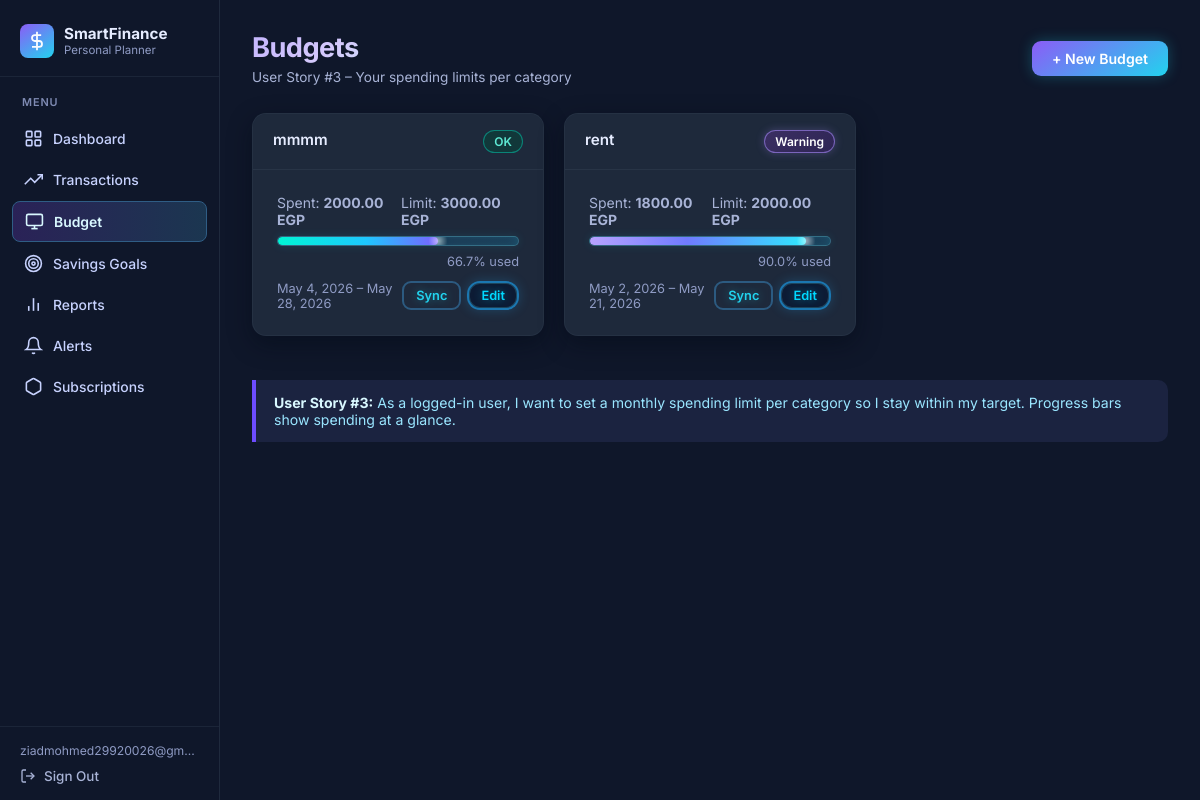
Screenshot of /budgets/ (signed in) with the database file from the repository.
### budget/models.py (models this page shows, shortened)
class Budget(models.Model):
    user            = models.ForeignKey(User, on_delete=models.CASCADE)
    category        = models.CharField(max_length=100)
    limit_amount    = models.DecimalField(max_digits=10, decimal_places=2)
    spent_amount    = models.DecimalField(max_digits=10, decimal_places=2, default=0)
    alert_threshold = models.IntegerField(default=90)  # warn at this % of the limit
    start_date      = models.DateField()
    end_date        = models.DateField()
    def get_percentage(self):
        if self.limit_amount == 0:
            return 0
        return round((self.spent_amount / self.limit_amount) * 100, 1)
    def check_limit(self):
        if self.limit_amount == 0:
            return 'ok'
        pct = (self.spent_amount / self.limit_amount) * 100
        if pct >= 100:
            return 'exceeded'
        elif pct >= self.alert_threshold:
            return 'warning'
        return 'ok'
    class Meta:
        ordering = ['category']

### budget/views.py (the view)
# urls.py: path('budgets/',              views.budget_list_view,   name='budget_list'),
@login_required
def budget_list_view(request):
    budgets = Budget.objects.filter(user=request.user)
    return render(request, 'budget/budget_list.html', {'budgets': budgets})

### budget/templates/budget/budget_list.html (shortened to what this page needs)
{% extends 'budget/base.html' %}
{% block content %}
<div class="page-header">
    <div>
        <h2>Budgets</h2>
        <p>User Story #3 – Your spending limits per category</p>
    </div>
    <a href="{% url 'create_budget' %}" class="btn btn-primary">+ New Budget</a>
</div>
{% if budgets %}
    <div class="grid-3">
        {% for b in budgets %}
        <div class="card">
            <div class="card-header" style="display:flex; justify-content:space-between;">
                <span>{{ b.category }}</span>
                {% if b.check_limit == 'exceeded' %}
                    <span class="badge badge-red">Exceeded!</span>
                {% elif b.check_limit == 'warning' %}
                    <span class="badge badge-orange">Warning</span>
                {% else %}
                    <span class="badge badge-green">OK</span>
                {% endif %}
            </div>
            <div class="card-body">
                <div style="display:flex; justify-content:space-between; margin-bottom:8px;">
                    <span style="font-size:0.875rem; color:#a8b3d6;">
                        Spent: <strong>{{ b.spent_amount }} EGP</strong>
                    </span>
                    <span style="font-size:0.875rem; color:#a8b3d6;">
                        Limit: <strong>{{ b.limit_amount }} EGP</strong>
                    </span>
                </div>
                <div class="progress-wrap" style="margin-bottom:8px;">
                    {% if b.check_limit == 'exceeded' %}
                        <div class="progress-bar progress-red"
                             data-width="{{ b.get_percentage }}"></div>
                    {% elif b.check_limit == 'warning' %}
                        <div class="progress-bar progress-yellow"
                             data-width="{{ b.get_percentage }}"></div>
                    {% else %}
                        <div class="progress-bar progress-green"
                             data-width="{{ b.get_percentage }}"></div>
                    {% endif %}
                </div>
                <div style="text-align:right; font-size:0.8rem; color:#8f9bc4; margin-bottom:12px;">
                    {{ b.get_percentage }}% used
                </div>
                <div style="display:flex; justify-content:space-between; align-items:center; font-size:0.8rem; color:#8f9bc4;">
                    <span>{{ b.start_date }} – {{ b.end_date }}</span>
                    <div style="display:flex; gap:6px;">
                        <a href="{% url 'recalculate_budget' b.id %}"
                           class="btn btn-sm btn-outline"
                           title="Sync spent amount from your transactions">Sync</a>
                        <a href="{% url 'edit_budget' b.id %}" class="btn btn-sm btn-cyan-neo">Edit</a>
                    </div>
                </div>
            </div>
        </div>
        {% endfor %}
    </div>
{% endif %}
<div class="info-box">
    <strong>User Story #3:</strong> As a logged-in user, I want to set a monthly spending limit
    per category so I stay within my target. Progress bars show spending at a glance.
</div>
{% endblock %}

### budget/templates/budget/base.html (shortened to what this page needs)
<!DOCTYPE html>
<html lang="en">
<head>
</head>
<body>
{% if user.is_authenticated %}
<aside class="sidebar">
    <div class="sidebar-brand">
        <div class="brand-icon">
            <svg viewBox="0 0 24 24" fill="none" stroke="currentColor" stroke-width="2">
                <line x1="12" y1="1" x2="12" y2="23"/><path d="M17 5H9.5a3.5 3.5 0 0 0 0 7h5a3.5 3.5 0 0 1 0 7H6"/>
            </svg>
        </div>
        <div class="brand-text">
            <div class="brand-name">SmartFinance</div>
            <div class="brand-sub">Personal Planner</div>
        </div>
    </div>
    <nav class="sidebar-nav">
        <div class="nav-section-label">Menu</div>
        <a href="{% url 'dashboard' %}"
           class="nav-item {% if request.resolver_match.url_name == 'dashboard' %}active{% endif %}">
            <svg class="nav-icon" viewBox="0 0 24 24" fill="none" stroke="currentColor" stroke-width="2">
                <rect x="3" y="3" width="7" height="7" rx="1"/><rect x="14" y="3" width="7" height="7" rx="1"/>
                <rect x="14" y="14" width="7" height="7" rx="1"/><rect x="3" y="14" width="7" height="7" rx="1"/>
            </svg>
            Dashboard
        </a>
        <a href="{% url 'transaction_list' %}"
           class="nav-item {% if request.resolver_match.url_name == 'transaction_list' or request.resolver_match.url_name == 'add_transaction' %}active{% endif %}">
            <svg class="nav-icon" viewBox="0 0 24 24" fill="none" stroke="currentColor" stroke-width="2">
                <polyline points="23 6 13.5 15.5 8.5 10.5 1 18"/><polyline points="17 6 23 6 23 12"/>
            </svg>
            Transactions
        </a>
        <a href="{% url 'budget_list' %}"
           class="nav-item {% if request.resolver_match.url_name == 'budget_list' or request.resolver_match.url_name == 'create_budget' %}active{% endif %}">
            <svg class="nav-icon" viewBox="0 0 24 24" fill="none" stroke="currentColor" stroke-width="2">
                <rect x="2" y="3" width="20" height="14" rx="2"/><line x1="8" y1="21" x2="16" y2="21"/>
                <line x1="12" y1="17" x2="12" y2="21"/>
            </svg>
            Budget
        </a>
        <a href="{% url 'goals' %}"
           class="nav-item {% if request.resolver_match.url_name == 'goals' or request.resolver_match.url_name == 'contribute' %}active{% endif %}">
            <svg class="nav-icon" viewBox="0 0 24 24" fill="none" stroke="currentColor" stroke-width="2">
                <circle cx="12" cy="12" r="10"/><circle cx="12" cy="12" r="6"/><circle cx="12" cy="12" r="2"/>
            </svg>
            Savings Goals
        </a>
        <a href="{% url 'reports' %}"
           class="nav-item {% if request.resolver_match.url_name == 'reports' %}active{% endif %}">
            <svg class="nav-icon" viewBox="0 0 24 24" fill="none" stroke="currentColor" stroke-width="2">
                <line x1="18" y1="20" x2="18" y2="10"/><line x1="12" y1="20" x2="12" y2="4"/>
                <line x1="6" y1="20" x2="6" y2="14"/>
            </svg>
            Reports
        </a>
        <a href="{% url 'alerts' %}"
           class="nav-item {% if request.resolver_match.url_name == 'alerts' %}active{% endif %}">
            <svg class="nav-icon" viewBox="0 0 24 24" fill="none" stroke="currentColor" stroke-width="2">
                <path d="M18 8A6 6 0 0 0 6 8c0 7-3 9-3 9h18s-3-2-3-9"/>
                <path d="M13.73 21a2 2 0 0 1-3.46 0"/>
            </svg>
            Alerts
        </a>
        <a href="{% url 'subscriptions' %}"
           class="nav-item {% if request.resolver_match.url_name == 'subscriptions' or request.resolver_match.url_name == 'pay_subscription' %}active{% endif %}">
            <svg class="nav-icon" viewBox="0 0 24 24" fill="none" stroke="currentColor" stroke-width="2">
                <path d="M21 16V8a2 2 0 0 0-1-1.73l-7-4a2 2 0 0 0-2 0l-7 4A2 2 0 0 0 3 8v8a2 2 0 0 0 1 1.73l7 4a2 2 0 0 0 2 0l7-4A2 2 0 0 0 21 16z"/>
            </svg>
            Subscriptions
        </a>
    </nav>
    <div class="sidebar-footer">
        <div class="sidebar-user-name">{{ user.email|default:user.username }}</div>
        <a href="{% url 'logout' %}" class="sidebar-signout">
            <svg width="16" height="16" viewBox="0 0 24 24" fill="none" stroke="currentColor" stroke-width="2">
                <path d="M9 21H5a2 2 0 0 1-2-2V5a2 2 0 0 1 2-2h4"/>
                <polyline points="16 17 21 12 16 7"/><line x1="21" y1="12" x2="9" y2="12"/>
            </svg>
            Sign Out
        </a>
    </div>
</aside>
<div class="main-wrapper">
{% endif %}
<main>
    {% block content %}{% endblock %}
</main>
{% if user.is_authenticated %}
</div>
{% else %}
</div>
{% endif %}
</body>
</html>

### rows the page displays
Budget: category "mmmm", alert_threshold "OK", spent_amount "2000.00", limit_amount "3000.00", get_percentage "66.7", start_date "May 4, 2026", end_date "May 28, 2026"
Budget: category "rent", alert_threshold "Warning", spent_amount "1800.00", limit_amount "2000.00", get_percentage "90.0", start_date "May 2, 2026", end_date "May 21, 2026"

### other values shown
{{ user.email|default:user.username }} "ziadmohmed29920026@gm…"
